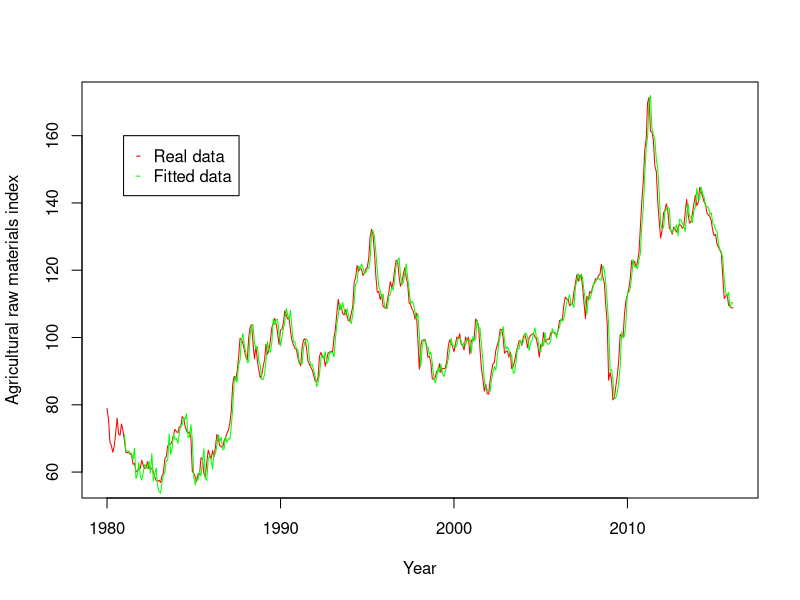

The R script that drew this image:
library(stats)

d = read.csv('commodity-prices-2016.csv')   #Create dataframe from data
head(d)     #Explore data
a = ts(d$Agricultural.Raw.Materials.Index, frequency = 12) #Give a shorter name to the agricultural raw materials index
date = as.Date(d$Date)                    #Create date array from the date data

model = HoltWinters(a,seasonal = 'additive')

model$SSE
model$fitted

plot(date,a, col = 'red', , type = "l", ylab = 'Agricultural raw materials index',xlab = 'Year') #Plot the original data in red

b = data.frame(model$fitted)  #Convert the results of the smoothing into a data frame
lines(date[13:length(date)],b$xhat, col = 'green') # plot the smoothing data in green

legend(4000,160,legend=c('Real data','Fitted data'),col=c('red','green'),pch = c('-','-'))
